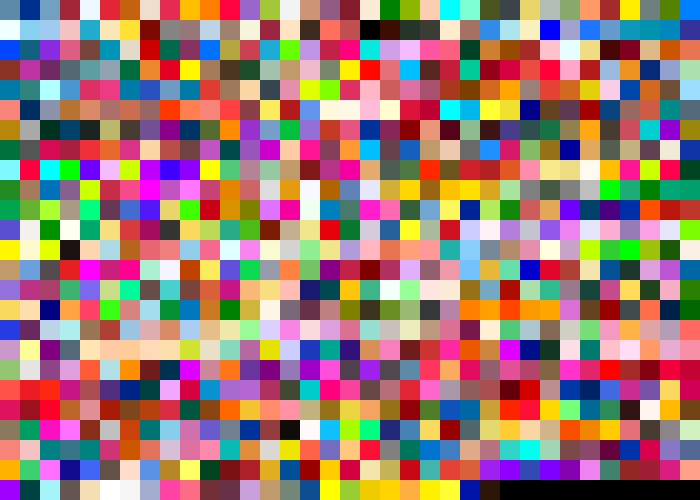
#> input picture pallete.jpg, 700 x 500 px
$ python colorDetect.py
#> lines starting #> are read from the running program, lines starting #| are printed output that depends on the picture; after the words box and inside, x2 and y2 are one past the last pixel; in counts of white or black regions, pixels touching at a corner belong together
import cv2
import pandas as pd
import numpy as np
import os
import ctypes

# ==========================================
# CONFIGURATION & CONSTANTS
# ==========================================
CSV_PATH = 'colors.csv'
IMAGE_PATH = 'pallete.jpg'
WINDOW_NAME = 'Color Detection & Morph Project'
IMAGE_EXTENSIONS = ('.jpg', '.jpeg', '.png', '.bmp', '.webp')
DISPLAY_SIZE = (700, 500)

# Virtual Key Codes for Shift Keys (Windows)
VK_LSHIFT = 0xA0
VK_RSHIFT = 0xA1

# ==========================================
# GLOBAL STATE
# ==========================================
# Load Color Dataset
df = pd.read_csv(CSV_PATH, names=["c", "name", "hex", "R", "G", "B"], header=None)
#> (reads colors.csv from the repository)
#> further down, img is the input picture: shape (500, 700, 3); mean B, G, R 117.7, 123.3, 156.7
palette_bgr = df[['B', 'G', 'R']].to_numpy()

# Image and View State
img = None
img_original = None
image_files = []
current_img_idx = 0

zoom_scale = 1.0
pan_x, pan_y = 0, 0
is_panning = False
last_mouse_pos = (0, 0)
x_mouse, y_mouse = 0, 0

# Sidebar and UI State
sidebar_scroll = 0
majority_colors = []
prev_lshift = False
prev_rshift = False

# ==========================================
# CORE UTILITY FUNCTIONS
# ==========================================

def get_image_files():
    """Scans the directory for valid image files."""
    return sorted([f for f in os.listdir('.') if f.lower().endswith(IMAGE_EXTENSIONS)])

def is_key_pressed(vk):
    """Detects if a physical key is held down (Windows Only)."""
    try:
        return ctypes.windll.user32.GetAsyncKeyState(vk) & 0x8000
    except:
        return False

def resize_and_pad(image, target_size=DISPLAY_SIZE):
    """Resizes image to fit window while preserving aspect ratio."""
#> called with target_size = (700, 500)
    h, w = image.shape[:2]
#> h = 500; w = 700
    tw, th = target_size
    scale = min(tw / w, th / h)
#> scale = 1
    nw, nh = int(w * scale), int(h * scale)
#> nw = 700; nh = 500
    resized = cv2.resize(image, (nw, nh))
    canvas = np.zeros((th, tw, 3), dtype=np.uint8)
    canvas[(th - nh) // 2 : (th - nh) // 2 + nh, (tw - nw) // 2 : (tw - nw) // 2 + nw] = resized
    return canvas

def update_color_palette(image):
    """Finds the most frequent colors in the image for the sidebar."""
    global majority_colors
    # Quantize to find dominant colors efficiently
    small = cv2.resize(image, (35, 25), interpolation=cv2.INTER_AREA)
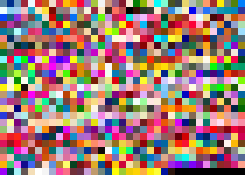
#> small: shape (25, 35, 3) (shown 7 times larger); mean B, G, R 117.7, 123.3, 156.6
    pixels = small.reshape(-1, 3).astype(np.float32)
#> pixels = 875 rows, first 8: [169, 138, 93], [141, 48, 0], [193, 160, 115], [57, 39, 159], [254, 247, 239], [53, 40, 222], [16, 98, 196], [204, 221, 241]
    distances = np.sum((pixels[:, np.newaxis, :] - palette_bgr[np.newaxis, :, :]) ** 2, axis=2)
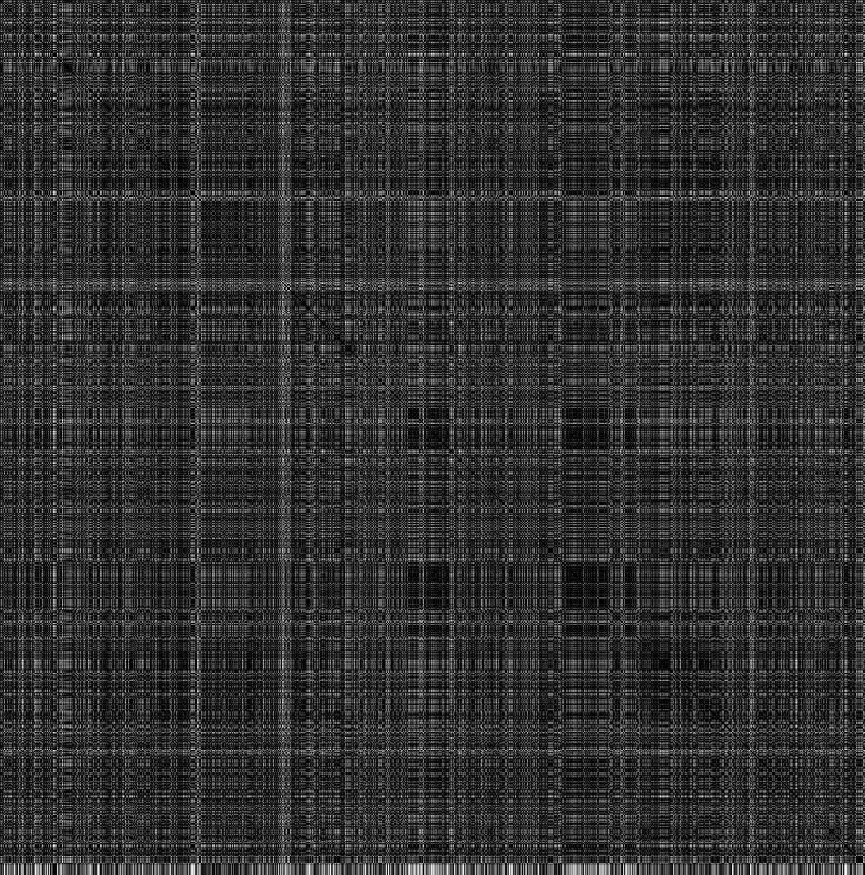
#> distances: shape (875, 865) float64; min 0, max 195075, mean 37872; drawn with min black and max white
    nearest_indices = np.argmin(distances, axis=1)
#> nearest_indices = 875 values, max 864 at index 864, min 0 at index 0, mean 399.2
    colors, counts = np.unique(palette_bgr[nearest_indices], axis=0, return_counts=True)
#> colors = 729 rows, first 8: [0, 0, 0], [0, 0, 128], [0, 0, 139], [0, 0, 153], [0, 0, 164], [0, 0, 204], [0, 0, 212], [0, 0, 255]; counts = 729 values, max 11 at index 0, min 1 at index 1, mean 1.2
    majority_colors = colors[np.argsort(-counts)][:35]
#> majority_colors = 35 rows, first 8: [0, 0, 0], [94, 218, 250], [107, 154, 193], [12, 196, 255], [23, 113, 150], [255, 255, 0], [0, 255, 204], [238, 130, 238]

# [60 lines left out: functions get_procedural_shape, pixelate, not called in this run]

# ==========================================
# UI RENDERING FUNCTIONS
# ==========================================

def draw_interface(frame, mx, my):
    """Draws sidebar, navigation buttons, and color tooltip."""
#> called with mx = 0, my = 0
    h, w = frame.shape[:2]
#> h = 500; w = 700
    font = 2 # DUPLEX

    # 1. Navigation Buttons
    for x_pos, label in [(60, "< PREV"), (w - 100, "NEXT >")]:
        cv2.rectangle(frame, (x_pos, 10), (x_pos + 90, 45), (40, 40, 40), -1)
        cv2.rectangle(frame, (x_pos, 10), (x_pos + 90, 45), (200, 200, 200), 1)
        cv2.putText(frame, label, (x_pos + 10, 33), font, 0.5, (255, 255, 255), 1, cv2.LINE_AA)

    # 2. Scrollable Sidebar
    global sidebar_scroll
    sidebar_w = 46
    max_scroll = max(0, len(majority_colors) * 28 - (h - 100))
#> max_scroll = 580
    sidebar_scroll = np.clip(sidebar_scroll, 0, max_scroll)
#> sidebar_scroll = 0
    cv2.rectangle(frame, (0, 0), (sidebar_w, h), (30, 30, 30), -1)
    cv2.rectangle(frame, (sidebar_w-1, 0), (sidebar_w, h), (80, 80, 80), -1)
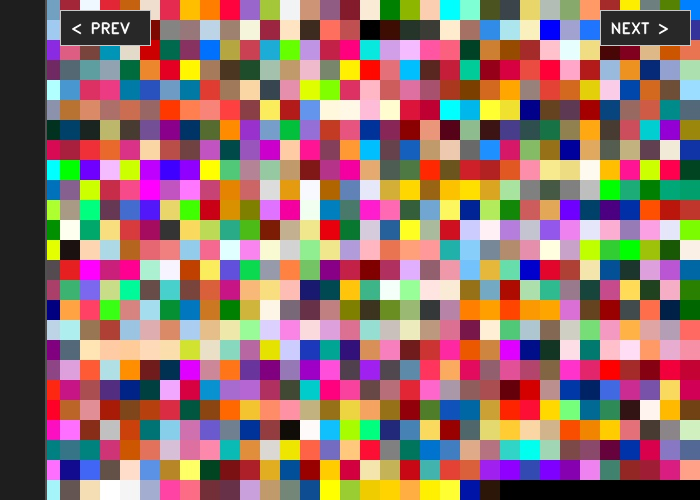
#> frame: shape (500, 700, 3); mean B, G, R 109.8, 115.4, 148

    for i, color in enumerate(majority_colors):
        y = 70 + i * 28 - int(sidebar_scroll)
        if 55 < y < h - 30:
            c_tuple = tuple(int(x) for x in color)
            cv2.rectangle(frame, (12, y), (34, y + 22), c_tuple, -1)
            cv2.rectangle(frame, (12, y), (34, y + 22), (255, 255, 255), 1)
#> this loop made 35 passes
#> (y, c_tuple) on passes 1 to 12: (70, (0, 0, 0)), (98, (94, 218, 250)), (126, (107, 154, 193)), (154, (12, 196, 255)), (182, (23, 113, 150)), (210, (255, 255, 0)), (238, (0, 255, 204)), (266, (238, 130, 238)), (294, (30, 105, 210)), (322, (63, 0, 211)), (350, (50, 60, 72)), (378, (42, 42, 165))
#> (color, y) on passes 16 to 21: ([128, 0, 128], 490), ([165, 122, 0], 518), ([165, 214, 250], 546), ([0, 238, 253], 574), ([0, 255, 0], 602), ([0, 128, 0], 630)
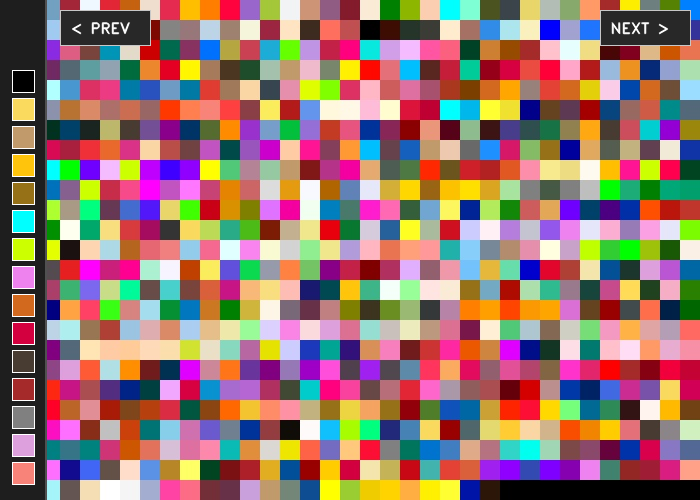
#> frame: shape (500, 700, 3); 2.27% of pixels changed, all inside (x1, y1, x2, y2) = (12, 70, 35, 485)

    # 3. Enhanced Color Tooltip
    sy, sx = np.clip(my, 0, h - 1), np.clip(mx, 0, w - 1)
#> sy = 0; sx = 0
    b, g, r = [int(x) for x in frame[sy, sx]]
#> b = 30; g = 30; r = 30
    dist = (df['R'] - r)**2 + (df['G'] - g)**2 + (df['B'] - b)**2
    name = df.loc[dist.idxmin(), 'name']
#> name = 'Dark Jungle Green'

    text = f"{name} ({r},{g},{b}) @ {mx},{my}"
#> text = 'Dark Jungle Green (30,30,30) @ 0,0'
    tw, th = cv2.getTextSize(text, font, 0.55, 1)[0]
#> tw = 329; th = 13

    # Calculate position with robust clipping
    tx = mx + 20 if mx + tw + 85 < w else mx - tw - 85
#> tx = 20
    ty = my - 20 if my - 45 > 0 else my + 45

    # Final safety clip to ensure it stays inside the window
    tx = max(5, min(tx, w - tw - 70))
    ty = max(40, min(ty, h - 20))
#> ty = 45

    # Tooltip Background Box
    cv2.rectangle(frame, (tx, ty - th - 15), (tx + tw + 65, ty + 15), (255, 255, 255), -1)
    cv2.rectangle(frame, (tx, ty - th - 15), (tx + tw + 65, ty + 15), (0, 0, 0), 1)

    # Sample Color Square
    cv2.rectangle(frame, (tx + tw + 25, ty - th - 2), (tx + tw + 50, ty + 2), (b, g, r), -1)
    cv2.rectangle(frame, (tx + tw + 25, ty - th - 2), (tx + tw + 50, ty + 2), (0, 0, 0), 1)
#> frame: shape (500, 700, 3); mean B, G, R 118.2, 124.7, 157

    # Tooltip Text
    cv2.putText(frame, text, (tx + 10, ty), font, 0.55, (0, 0, 0), 1, cv2.LINE_AA)
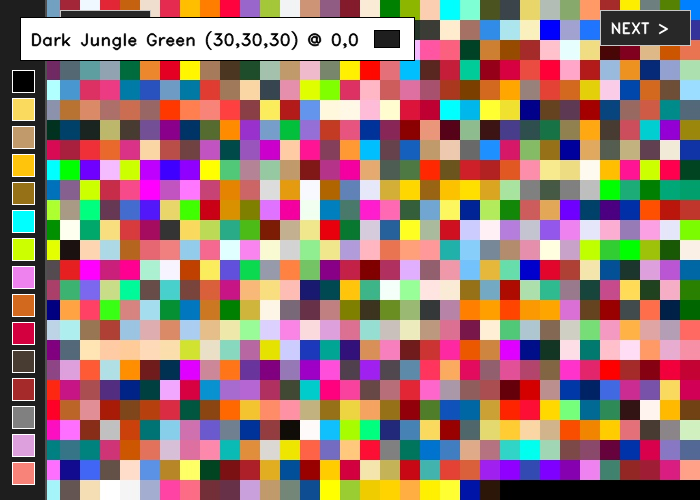
#> frame: shape (500, 700, 3); mean B, G, R 117.2, 123.8, 156

# ==========================================
# MAIN APP FLOW
# ==========================================

# [52 lines left out: functions smooth_transition, navigate, mouse_events, not called in this run]

# --- Initialization ---
image_files = get_image_files()
if IMAGE_PATH in image_files: current_img_idx = image_files.index(IMAGE_PATH)
img = cv2.imread(IMAGE_PATH)
img = resize_and_pad(img) if img is not None else np.zeros((500, 700, 3), np.uint8)
img_original = img.copy()
update_color_palette(img)

cv2.namedWindow(WINDOW_NAME)
cv2.setMouseCallback(WINDOW_NAME, mouse_events)

while True:
    display_frame = img.copy()
    if zoom_scale > 1.0 or pan_x != 0 or pan_y != 0:
        M = np.float32([[zoom_scale, 0, pan_x], [0, zoom_scale, pan_y]])
        display_frame = cv2.warpAffine(display_frame, M, DISPLAY_SIZE, borderMode=cv2.BORDER_CONSTANT, borderValue=(20, 20, 20))

    draw_interface(display_frame, x_mouse, y_mouse)
    cv2.imshow(WINDOW_NAME, display_frame)

    l_held, r_held = is_key_pressed(VK_LSHIFT), is_key_pressed(VK_RSHIFT)
    if l_held and not prev_lshift: navigate(-1)
    if r_held and not prev_rshift: navigate(1)
    prev_lshift, prev_rshift = l_held, r_held

    key = cv2.waitKey(30) & 0xFF
#> (key Esc is pressed here)
    if key == 27: break
    elif key == ord('r'):
        zoom_scale, pan_x, pan_y, sidebar_scroll = 1.0, 0, 0, 0
        update_color_palette(img_original)
        smooth_transition(img_original)
    elif ord('a') <= key <= ord('i') or key == ord('m'):
        target = pixelate(get_procedural_shape(chr(key)))
        update_color_palette(target)
        smooth_transition(target)

cv2.destroyAllWindows()
